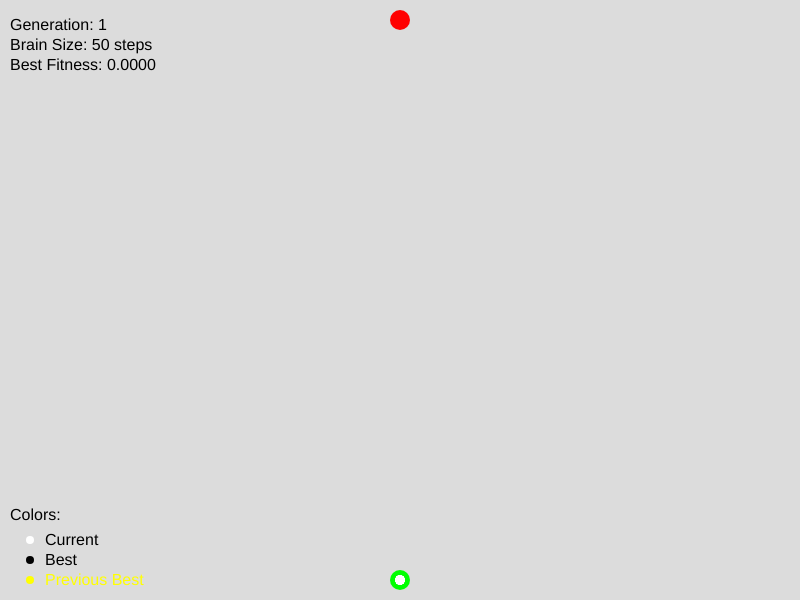
Frame 1 (no input)
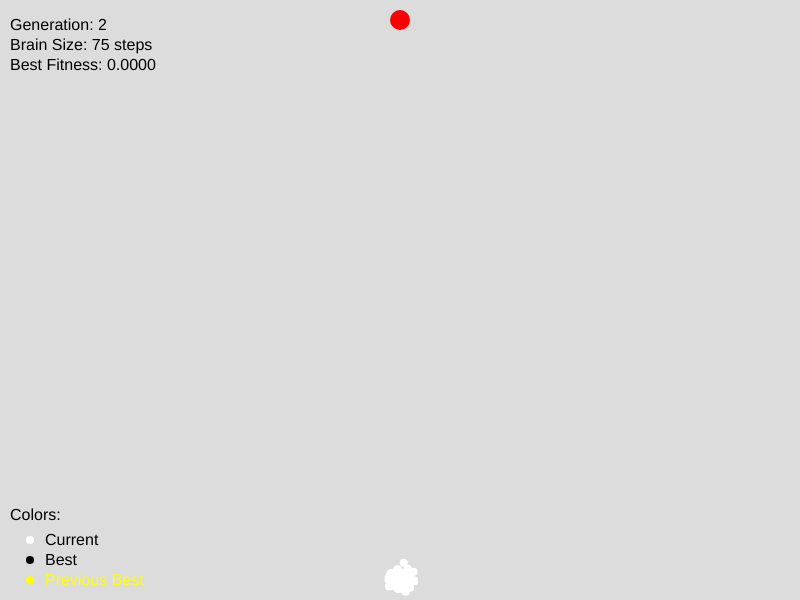
Frame 60 (no input)
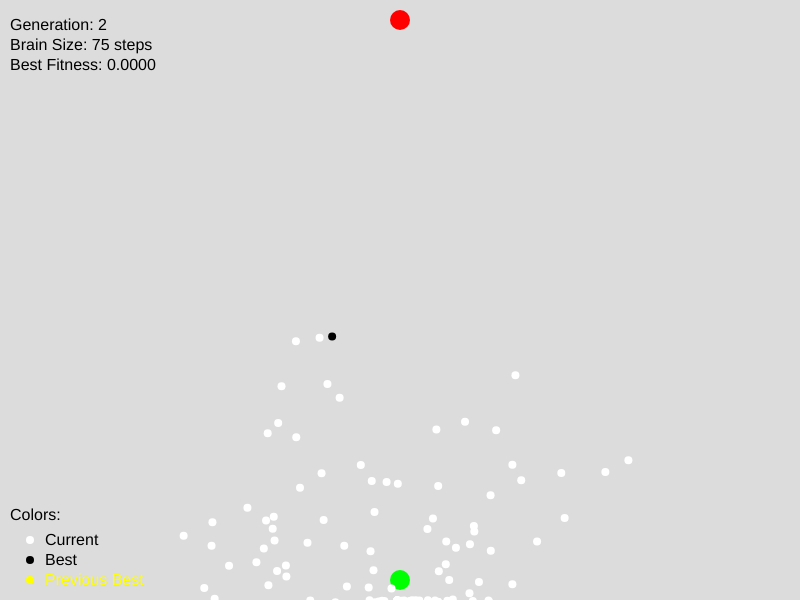
Frame 120 (the mouse pressed at the canvas centre since frame 60)

The p5.js sketch that drew these frames (run headless with seeded random() and noise() and a simulated clock; from frame 60 on, the mouse is pressed at the canvas centre):

// p5.js sketch
// ── sketch.js
let population;
let target;
let startPos;

function setup() {
    createCanvas(800, 600);
    startPos = createVector(width/2, height - 20);
    target = createVector(width/2, 20);
    population = new Population(100, startPos.x, startPos.y);
}

function draw() {
    background(220);
    
    // Draw target
    fill(255, 0, 0);
    noStroke();
    ellipse(target.x, target.y, 20, 20);
    
    // Draw start position
    fill(0, 255, 0);
    ellipse(startPos.x, startPos.y, 20, 20);
    
    // Update and show population
    population.update();
    population.show();
    
    // Display information
    fill(0);
    textSize(16);
    textAlign(LEFT);
    text(`Generation: ${population.gen}`, 10, 30);
    text(`Brain Size: ${population.dots[0].brain.length} steps`, 10, 50);
    text(`Best Fitness: ${population.bestFitness.toFixed(4)}`, 10, 70);
    
    // Display color legend
    text('Colors:', 10, height - 80);
    fill(255); // White
    ellipse(30, height - 60, 8, 8);
    fill(0);
    text('Current', 45, height - 55);
    
    fill(0); // Black
    ellipse(30, height - 40, 8, 8);
    text('Best', 45, height - 35);
    
    fill(255, 255, 0); // Yellow
    ellipse(30, height - 20, 8, 8);
    text('Previous Best', 45, height - 15);
    
    // If all dots are dead or reached goal
    if (population.allDotsDead()) {
        population.calculateFitness();
        population.naturalSelection();
        population.mutateBabies();
    }
}

// ── dot.js
class Dot {
    constructor(x, y, brainSize) {
        this.pos = createVector(x, y);
        this.vel = createVector(0, 0);
        this.acc = createVector(0, 0);
        this.brain = new Array(brainSize); // Dynamic brain size
        this.dead = false;
        this.reachedGoal = false;
        this.isBest = false;
        this.isLastGenBest = false;  // New property for last generation's best
        this.fitness = 0;
        this.step = 0;  // Track current step
        
        // Initialize random directions
        for (let i = 0; i < this.brain.length; i++) {
            this.brain[i] = p5.Vector.random2D();
            this.brain[i].setMag(0.5);
        }
    }
    
    show() {
        if (this.isLastGenBest) {
            fill(255, 255, 0);  // Yellow for last generation's best
        } else if (this.isBest) {
            fill(0);  // Black for current best
        } else {
            fill(255);  // White for regular dots
        }
        ellipse(this.pos.x, this.pos.y, 8, 8);
    }
    
    move() {
        if (!this.dead && !this.reachedGoal) {
            if (this.step < this.brain.length) {
                this.acc = this.brain[this.step];
                this.vel.add(this.acc);
                this.vel.limit(5);
                this.pos.add(this.vel);
                this.step++;
            } else {
                this.dead = true;  // Die if we've used all steps
            }
            
            // Check if hit walls
            if (this.pos.x < 0 || this.pos.x > width || this.pos.y < 0 || this.pos.y > height) {
                this.dead = true;
            }
            
            // Check if reached goal
            let d = dist(this.pos.x, this.pos.y, target.x, target.y);
            if (d < 10) {
                this.reachedGoal = true;
            }
        }
    }
    
    calculateFitness() {
        let d = dist(this.pos.x, this.pos.y, target.x, target.y);
        this.fitness = 1.0 / (d * d);
        
        if (this.reachedGoal) {
            this.fitness *= 10;
        }
        if (this.dead) {
            this.fitness /= 10;
        }
    }
    
    createBaby() {
        let baby = new Dot(startPos.x, startPos.y, this.brain.length);
        baby.brain = [...this.brain];
        return baby;
    }
}

// ── population.js
class Population {
    constructor(size, x, y) {
        this.initialBrainSize = 50;  // Start with smaller brain size
        this.brainGrowth = 25;  // How much to grow brain each generation
        this.dots = new Array(size);
        for (let i = 0; i < size; i++) {
            this.dots[i] = new Dot(x, y, this.initialBrainSize);
        }
        this.fitnessSum = 0;
        this.gen = 1;
        this.bestDot = 0;
        this.bestFitness = 0;  // Track best fitness
        this.minStep = Infinity;
    }
    
    show() {
        for (let dot of this.dots) {
            dot.show();
        }
    }
    
    update() {
        for (let dot of this.dots) {
            dot.move();
        }
    }
    
    calculateFitness() {
        for (let dot of this.dots) {
            dot.calculateFitness();
        }
    }
    
    allDotsDead() {
        for (let dot of this.dots) {
            if (!dot.dead && !dot.reachedGoal) {
                return false;
            }
        }
        return true;
    }
    
    naturalSelection() {
        let newDots = new Array(this.dots.length);
        let newBrainSize = this.dots[0].brain.length;
        
        // If any dot reached the goal, keep same brain size
        // Otherwise, increase brain size
        let reachedGoal = false;
        for (let dot of this.dots) {
            if (dot.reachedGoal) {
                reachedGoal = true;
                break;
            }
        }
        
        if (!reachedGoal) {
            newBrainSize += this.brainGrowth;
        }
        
        this.setBestDot();
        this.calculateFitnessSum();
        
        // Clear previous generation's best
        for (let dot of this.dots) {
            dot.isLastGenBest = false;
        }
        
        // Mark current best as last gen's best for next generation
        this.dots[this.bestDot].isLastGenBest = true;
        
        // Add best dot to next generation
        newDots[0] = new Dot(startPos.x, startPos.y, newBrainSize);
        newDots[0].brain = [...this.dots[this.bestDot].brain];
        if (newBrainSize > this.dots[this.bestDot].brain.length) {
            // Add new random moves for the increased brain size
            for (let j = this.dots[this.bestDot].brain.length; j < newBrainSize; j++) {
                newDots[0].brain[j] = p5.Vector.random2D();
                newDots[0].brain[j].setMag(0.5);
            }
        }
        newDots[0].isBest = true;
        
        // Create new generation
        for (let i = 1; i < newDots.length; i++) {
            let parent = this.selectParent();
            newDots[i] = new Dot(startPos.x, startPos.y, newBrainSize);
            newDots[i].brain = [...parent.brain];
            if (newBrainSize > parent.brain.length) {
                // Add new random moves for the increased brain size
                for (let j = parent.brain.length; j < newBrainSize; j++) {
                    newDots[i].brain[j] = p5.Vector.random2D();
                    newDots[i].brain[j].setMag(0.5);
                }
            }
        }
        
        this.dots = newDots;
        this.gen++;
    }
    
    calculateFitnessSum() {
        this.fitnessSum = 0;
        for (let dot of this.dots) {
            this.fitnessSum += dot.fitness;
        }
    }
    
    selectParent() {
        let rand = random(this.fitnessSum);
        let runningSum = 0;
        
        for (let dot of this.dots) {
            runningSum += dot.fitness;
            if (runningSum > rand) {
                return dot;
            }
        }
        
        return this.dots[0];
    }
    
    mutateBabies() {
        for (let i = 1; i < this.dots.length; i++) {
            this.dots[i].brain = this.dots[i].brain.map(dir => {
                if (random(1) < 0.01) {
                    return p5.Vector.random2D().setMag(0.5);
                }
                return dir;
            });
        }
    }
    
    setBestDot() {
        let max = 0;
        let maxIndex = 0;
        for (let i = 0; i < this.dots.length; i++) {
            if (this.dots[i].fitness > max) {
                max = this.dots[i].fitness;
                maxIndex = i;
            }
        }
        this.bestDot = maxIndex;
        this.bestFitness = max;  // Update best fitness
    }
}
